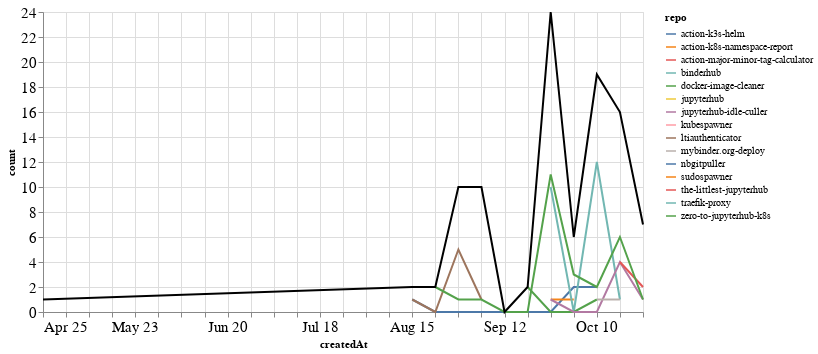

Notebook code cell kept with this figure:
### Markdown cell above
### PRs

### Code cell
prs_time = prs.groupby('repo').resample('W', on='createdAt').count()['author'].reset_index()
prs_time = prs_time.rename(columns={'author': 'count'})
prs_time_total = prs_time.groupby('createdAt').agg({"count": "sum"}).reset_index()

ch1 = alt.Chart(prs_time, width=600).mark_line().encode(
    x='createdAt',
    y='count',
    color='repo',
    tooltip="repo"
)

ch2 = alt.Chart(prs_time_total, width=600).mark_line(color="black").encode(
    x='createdAt',
    y='count',
)

ch1 + ch2

### Figure 1 — Vega-Lite specification as saved in the notebook (floating-point values rounded to 4 significant figures)
{"config": {"axisLeft": {"labelFontSize": 15}, "axisBottom": {"labelFontSize": 15}}, "layer": [{"data": {"name": "data-3b047d1ed430c5c73516e4fedaf04770"}, "mark": "line", "encoding": {"color": {"type": "nominal", "field": "repo"}, "tooltip": {"type": "nominal", "field": "repo"}, "x": {"type": "temporal", "field": "createdAt"}, "y": {"type": "quantitative", "field": "count"}}, "width": 600}, {"data": {"name": "data-a41f0e781ffd5813e8a42738ad60c65f"}, "mark": {"type": "line", "color": "black"}, "encoding": {"x": {"type": "temporal", "field": "createdAt"}, "y": {"type": "quantitative", "field": "count"}}, "width": 600}], "$schema": "https://vega.github.io/schema/vega-lite/v4.8.1.json", "datasets": {"data-3b047d1ed430c5c73516e4fedaf04770": [{"repo": "action-k3s-helm", "createdAt": "2021-08-15T00:00:00", "count": 1}, {"repo": "action-k3s-helm", "createdAt": "2021-08-22T00:00:00", "count": 0}, {"repo": "action-k3s-helm", "createdAt": "2021-08-29T00:00:00", "count": 0}, {"repo": "action-k3s-helm", "createdAt": "2021-09-05T00:00:00", "count": 0}, {"repo": "action-k3s-helm", "createdAt": "2021-09-12T00:00:00", "count": 0}, {"repo": "action-k3s-helm", "createdAt": "2021-09-19T00:00:00", "count": 0}, {"repo": "action-k3s-helm", "createdAt": "2021-09-26T00:00:00", "count": 0}, {"repo": "action-k3s-helm", "createdAt": "2021-10-03T00:00:00", "count": 2}, {"repo": "action-k3s-helm", "createdAt": "2021-10-10T00:00:00", "count": 2}, {"repo": "action-k8s-namespace-report", "createdAt": "2021-09-26T00:00:00", "count": 1}, {"repo": "action-k8s-namespace-report", "createdAt": "2021-10-03T00:00:00", "count": 1}, {"repo": "action-major-minor-tag-calculator", "createdAt": "2021-09-26T00:00:00", "count": 1}, {"repo": "binderhub", "createdAt": "2021-09-26T00:00:00", "count": 10}, {"repo": "binderhub", "createdAt": "2021-10-03T00:00:00", "count": 0}, {"repo": "binderhub", "createdAt": "2021-10-10T00:00:00", "count": 12}, {"repo": "binderhub", "createdAt": "2021-10-17T00:00:00", "count": 1}, {"repo": "docker-image-cleaner", "createdAt": "2021-09-19T00:00:00", "count": 2}, {"repo": "docker-image-cleaner", "createdAt": "2021-09-26T00:00:00", "count": 0}, {"repo": "docker-image-cleaner", "createdAt": "2021-10-03T00:00:00", "count": 0}, {"repo": "docker-image-cleaner", "createdAt": "2021-10-10T00:00:00", "count": 1}, {"repo": "jupyterhub", "createdAt": "2021-08-29T00:00:00", "count": 4}, {"repo": "jupyterhub-idle-culler", "createdAt": "2021-09-26T00:00:00", "count": 1}, {"repo": "jupyterhub-idle-culler", "createdAt": "2021-10-03T00:00:00", "count": 0}, {"repo": "jupyterhub-idle-culler", "createdAt": "2021-10-10T00:00:00", "count": 0}, {"repo": "jupyterhub-idle-culler", "createdAt": "2021-10-17T00:00:00", "count": 4}, {"repo": "jupyterhub-idle-culler", "createdAt": "2021-10-24T00:00:00", "count": 1}, {"repo": "kubespawner", "createdAt": "2021-10-10T00:00:00", "count": 1}, {"repo": "ltiauthenticator", "createdAt": "2021-08-15T00:00:00", "count": 1}, {"repo": "ltiauthenticator", "createdAt": "2021-08-22T00:00:00", "count": 0}, {"repo": "ltiauthenticator", "createdAt": "2021-08-29T00:00:00", "count": 5}, {"repo": "ltiauthenticator", "createdAt": "2021-09-05T00:00:00", "count": 1}, {"repo": "mybinder.org-deploy", "createdAt": "2021-10-10T00:00:00", "count": 1}, {"repo": "mybinder.org-deploy", "createdAt": "2021-10-17T00:00:00", "count": 1}, {"repo": "nbgitpuller", "createdAt": "2021-09-05T00:00:00", "count": 8}, {"repo": "sudospawner", "createdAt": "2021-04-25T00:00:00", "count": 1}, {"repo": "the-littlest-jupyterhub", "createdAt": "2021-10-17T00:00:00", "count": 4}, {"repo": "the-littlest-jupyterhub", "createdAt": "2021-10-24T00:00:00", "count": 2}, {"repo": "traefik-proxy", "createdAt": "2021-10-24T00:00:00", "count": 3}, {"repo": "zero-to-jupyterhub-k8s", "createdAt": "2021-08-22T00:00:00", "count": 2}, {"repo": "zero-to-jupyterhub-k8s", "createdAt": "2021-08-29T00:00:00", "count": 1}, {"repo": "zero-to-jupyterhub-k8s", "createdAt": "2021-09-05T00:00:00", "count": 1}, {"repo": "zero-to-jupyterhub-k8s", "createdAt": "2021-09-12T00:00:00", "count": 0}, {"repo": "zero-to-jupyterhub-k8s", "createdAt": "2021-09-19T00:00:00", "count": 0}, {"repo": "zero-to-jupyterhub-k8s", "createdAt": "2021-09-26T00:00:00", "count": 11}, {"repo": "zero-to-jupyterhub-k8s", "createdAt": "2021-10-03T00:00:00", "count": 3}, {"repo": "zero-to-jupyterhub-k8s", "createdAt": "2021-10-10T00:00:00", "count": 2}, {"repo": "zero-to-jupyterhub-k8s", "createdAt": "2021-10-17T00:00:00", "count": 6}, {"repo": "zero-to-jupyterhub-k8s", "createdAt": "2021-10-24T00:00:00", "count": 1}], "data-a41f0e781ffd5813e8a42738ad60c65f": [{"createdAt": "2021-04-25T00:00:00", "count": 1}, {"createdAt": "2021-08-15T00:00:00", "count": 2}, {"createdAt": "2021-08-22T00:00:00", "count": 2}, {"createdAt": "2021-08-29T00:00:00", "count": 10}, {"createdAt": "2021-09-05T00:00:00", "count": 10}, {"createdAt": "2021-09-12T00:00:00", "count": 0}, {"createdAt": "2021-09-19T00:00:00", "count": 2}, {"createdAt": "2021-09-26T00:00:00", "count": 24}, {"createdAt": "2021-10-03T00:00:00", "count": 6}, {"createdAt": "2021-10-10T00:00:00", "count": 19}, {"createdAt": "2021-10-17T00:00:00", "count": 16}, {"createdAt": "2021-10-24T00:00:00", "count": 7}]}}
